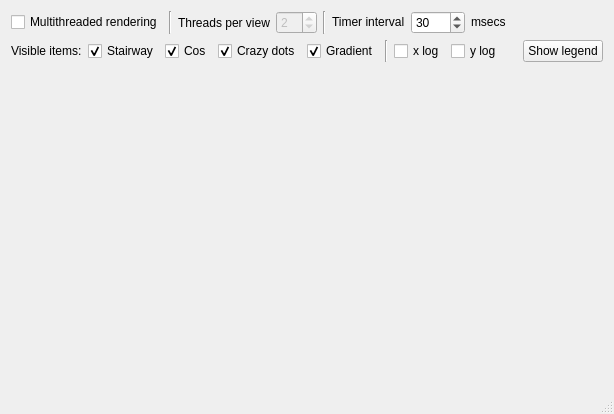
<?xml version="1.0" encoding="UTF-8"?>
<ui version="4.0">
 <class>mainwindowClass</class>
 <widget class="QMainWindow" name="mainwindowClass">
  <property name="geometry">
   <rect>
    <x>0</x>
    <y>0</y>
    <width>614</width>
    <height>414</height>
   </rect>
  </property>
  <property name="windowTitle">
   <string>JungleView Demo</string>
  </property>
  <widget class="QWidget" name="centralWidget">
   <layout class="QVBoxLayout" name="verticalLayout">
    <item>
     <layout class="QHBoxLayout">
      <item>
       <widget class="QCheckBox" name="mt_render">
        <property name="text">
         <string>Multithreaded rendering</string>
        </property>
       </widget>
      </item>
      <item>
       <widget class="Line" name="line">
        <property name="orientation">
         <enum>Qt::Vertical</enum>
        </property>
       </widget>
      </item>
      <item>
       <widget class="QLabel" name="label_3">
        <property name="text">
         <string>Threads per view</string>
        </property>
       </widget>
      </item>
      <item>
       <widget class="QSpinBox" name="threads_per_view">
        <property name="enabled">
         <bool>false</bool>
        </property>
        <property name="minimum">
         <number>1</number>
        </property>
        <property name="maximum">
         <number>10</number>
        </property>
        <property name="value">
         <number>2</number>
        </property>
       </widget>
      </item>
      <item>
       <widget class="Line" name="line_2">
        <property name="orientation">
         <enum>Qt::Vertical</enum>
        </property>
       </widget>
      </item>
      <item>
       <widget class="QLabel" name="label">
        <property name="sizePolicy">
         <sizepolicy hsizetype="Preferred" vsizetype="Fixed">
          <horstretch>0</horstretch>
          <verstretch>0</verstretch>
         </sizepolicy>
        </property>
        <property name="text">
         <string>Timer interval</string>
        </property>
       </widget>
      </item>
      <item>
       <widget class="QSpinBox" name="timer_interval">
        <property name="minimum">
         <number>1</number>
        </property>
        <property name="maximum">
         <number>1000</number>
        </property>
        <property name="value">
         <number>30</number>
        </property>
       </widget>
      </item>
      <item>
       <widget class="QLabel" name="label_2">
        <property name="sizePolicy">
         <sizepolicy hsizetype="Preferred" vsizetype="Fixed">
          <horstretch>0</horstretch>
          <verstretch>0</verstretch>
         </sizepolicy>
        </property>
        <property name="text">
         <string>msecs</string>
        </property>
       </widget>
      </item>
      <item>
       <spacer>
        <property name="orientation">
         <enum>Qt::Horizontal</enum>
        </property>
        <property name="sizeHint" stdset="0">
         <size>
          <width>40</width>
          <height>20</height>
         </size>
        </property>
       </spacer>
      </item>
     </layout>
    </item>
    <item>
     <layout class="QHBoxLayout" name="horizontalLayout">
      <item>
       <widget class="QLabel" name="label_4">
        <property name="text">
         <string>Visible items:</string>
        </property>
       </widget>
      </item>
      <item>
       <widget class="QCheckBox" name="stairway_visible">
        <property name="text">
         <string>Stairway</string>
        </property>
        <property name="checked">
         <bool>true</bool>
        </property>
       </widget>
      </item>
      <item>
       <widget class="QCheckBox" name="cos_visible">
        <property name="text">
         <string>Cos</string>
        </property>
        <property name="checked">
         <bool>true</bool>
        </property>
       </widget>
      </item>
      <item>
       <widget class="QCheckBox" name="dots_visible">
        <property name="text">
         <string>Crazy dots</string>
        </property>
        <property name="checked">
         <bool>true</bool>
        </property>
       </widget>
      </item>
      <item>
       <widget class="QCheckBox" name="gradient_visible">
        <property name="text">
         <string>Gradient</string>
        </property>
        <property name="checked">
         <bool>true</bool>
        </property>
       </widget>
      </item>
      <item>
       <widget class="Line" name="line_3">
        <property name="orientation">
         <enum>Qt::Vertical</enum>
        </property>
       </widget>
      </item>
      <item>
       <widget class="QCheckBox" name="x_log">
        <property name="text">
         <string>x log</string>
        </property>
       </widget>
      </item>
      <item>
       <widget class="QCheckBox" name="y_log">
        <property name="text">
         <string>y log</string>
        </property>
       </widget>
      </item>
      <item>
       <spacer name="horizontalSpacer">
        <property name="orientation">
         <enum>Qt::Horizontal</enum>
        </property>
        <property name="sizeHint" stdset="0">
         <size>
          <width>40</width>
          <height>20</height>
         </size>
        </property>
       </spacer>
      </item>
      <item>
       <widget class="QPushButton" name="show_legend">
        <property name="text">
         <string>Show legend</string>
        </property>
       </widget>
      </item>
     </layout>
    </item>
    <item>
     <widget class="QWidget" name="demowidget" native="true">
      <property name="sizePolicy">
       <sizepolicy hsizetype="Expanding" vsizetype="Expanding">
        <horstretch>0</horstretch>
        <verstretch>0</verstretch>
       </sizepolicy>
      </property>
     </widget>
    </item>
   </layout>
  </widget>
  <widget class="QMenuBar" name="menuBar">
   <property name="geometry">
    <rect>
     <x>0</x>
     <y>0</y>
     <width>614</width>
     <height>20</height>
    </rect>
   </property>
  </widget>
  <widget class="QStatusBar" name="statusBar"/>
 </widget>
 <layoutdefault spacing="6" margin="11"/>
 <resources>
  <include location="mainwindow.qrc"/>
 </resources>
 <connections>
  <connection>
   <sender>mt_render</sender>
   <signal>clicked(bool)</signal>
   <receiver>threads_per_view</receiver>
   <slot>setEnabled(bool)</slot>
   <hints>
    <hint type="sourcelabel">
     <x>140</x>
     <y>33</y>
    </hint>
    <hint type="destinationlabel">
     <x>293</x>
     <y>49</y>
    </hint>
   </hints>
  </connection>
 </connections>
</ui>
